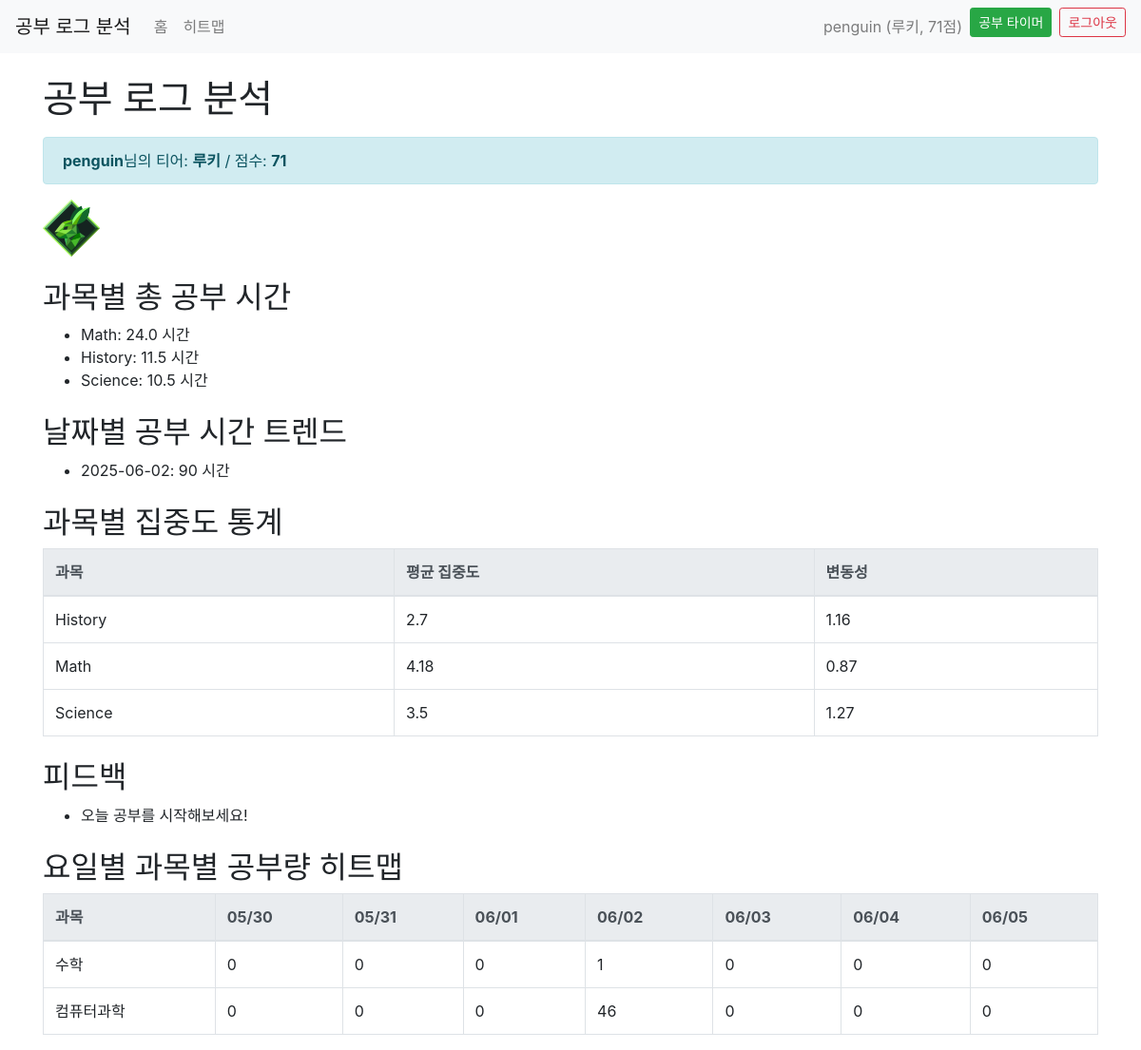
The app's page / (signed in) with its own data.
### app/models.py (models this page shows)
class User(UserMixin, db.Model):
    id = db.Column(db.Integer, primary_key=True)
    username = db.Column(db.String(80), unique=True, nullable=False)
    password = db.Column(db.String(200), nullable=False)
    score = db.Column(db.Integer, default=0)
    tier = db.Column(db.String(20), default='루키')

class StudyLog(db.Model):
    id = db.Column(db.Integer, primary_key=True)
    user_id = db.Column(db.Integer, db.ForeignKey('user.id'), nullable=False)
    start_time = db.Column(db.DateTime, nullable=False)
    end_time = db.Column(db.DateTime)
    user = db.relationship('User', backref=db.backref('study_logs', lazy=True))
    felt_minutes = db.Column(db.Integer)  # 체감시간(분)
    memo = db.Column(db.String(200))
    concentrate_rate = db.Column(db.Integer)  # 집중도(0~100)

### app/routes.py (the view)
@bp.route('/')
@login_required
def index():
    subject_summary, focus_stats, recent_feedback = generate_summary()
    heatmap_data = generate_heatmap_data()
    heatmap_days = []
    if heatmap_data and len(heatmap_data) > 0:
        heatmap_days = [
            'Monday', 'Tuesday', 'Wednesday', 'Thursday', 'Friday', 'Saturday', 'Sunday'
        ]
    seoul = pytz.timezone('Asia/Seoul')
    daily_trend = defaultdict(int)
    logs = StudyLog.query.filter(StudyLog.end_time != None).all()
    for log in logs:
        start = log.start_time
        end = log.end_time
        if start.tzinfo is None:
            start = seoul.localize(start)
        if end.tzinfo is None:
            end = seoul.localize(end)
        date_str = start.date().isoformat()
        minutes = int((end - start).total_seconds() // 60)
        daily_trend[date_str] += minutes
    daily_trend = dict(sorted(daily_trend.items()))
    feedback = generate_feedback()
    subject_heatmap, heatmap_days = generate_subject_heatmap()
    return render_template(
        'index.html',
        subject_summary=subject_summary,
        focus_stats=focus_stats,
        recent_feedback=feedback,
        heatmap_data=subject_heatmap,
        heatmap_days=heatmap_days,
        daily_trend=daily_trend
    )

### app/__init__.py (called while the page is built)
def create_app():
    app = Flask(__name__)
    app.config['SECRET_KEY'] = 'your_secret_key'
    basedir = os.path.abspath(os.path.dirname(__file__))
    db_path = os.path.join(basedir, 'site.db')
    app.config['SQLALCHEMY_DATABASE_URI'] = f"sqlite:///{db_path}"
    db.init_app(app)
    login_manager = LoginManager()
    login_manager.login_view = 'auth.login'
    login_manager.init_app(app)
    @login_manager.user_loader
    def load_user(user_id):
        return User.query.get(int(user_id))
    from .routes import bp
    app.register_blueprint(bp)
    from .auth import auth_bp
    app.register_blueprint(auth_bp)
    return app

### app/analysis.py (called while the page is built)
def generate_heatmap_data():
    import os
    csv_path = os.path.join(os.path.dirname(__file__), "study_log.csv")
    df = pd.read_csv(csv_path, parse_dates=["date"])
    df["study_time_hours"] = df["study_time_minutes"] / 60
    df["요일"] = df["date"].dt.day_name()
    pivot = df.pivot_table(index="subject", columns="요일", values="study_time_hours", aggfunc="sum").fillna(0)
    heatmap_data = []
    for subject in pivot.index:
        row = {"subject": subject, "values": [pivot.loc[subject, day] for day in pivot.columns]}
        heatmap_data.append(row)
    return heatmap_data

### app/routes.py (called while the page is built, shortened)
def generate_feedback():
    seoul = pytz.timezone('Asia/Seoul')
    now = datetime.now(seoul)
    today_start = now.replace(hour=0, minute=0, second=0, microsecond=0)
    today_logs = StudyLog.query.filter(
        StudyLog.user_id == current_user.id,
        StudyLog.start_time >= today_start,
        StudyLog.end_time != None
    ).all()
    today_minutes = 0
    feedback = []
    if today_minutes == 0:
        feedback.append("오늘 공부를 시작해보세요!")
    elif today_minutes < 60:
        feedback.append("조금 더 집중해보면 어떨까요?")
    else:
        feedback.append(f"오늘 {today_minutes}분 공부했습니다. 잘했어요!")
    return feedback

### app/templates/index.html (shortened to what this page needs)
<!DOCTYPE html>
<html lang="ko">
<head>
    <link rel="stylesheet" href="https://stackpath.bootstrapcdn.com/bootstrap/4.5.2/css/bootstrap.min.css">
</head>
<body>
    <nav class="navbar navbar-expand-lg navbar-light bg-light">
        <a class="navbar-brand" href="/">공부 로그 분석</a>
        <div class="collapse navbar-collapse">
            <ul class="navbar-nav mr-auto">
                <li class="nav-item">
                    <a class="nav-link" href="{{ url_for('main.index') }}">홈</a>
                </li>
                <li class="nav-item">
                    <a class="nav-link" href="{{ url_for('main.heatmap') }}">히트맵</a>
                </li>
            </ul>
            <ul class="navbar-nav ml-auto">
                {% if current_user.is_authenticated %}
                    <li class="nav-item">
                        <span class="navbar-text mr-2">{{ current_user.username }} ({{ current_user.tier }}, {{ current_user.score }}점)</span>
                    </li>
                    <li class="nav-item">
                        <a class="btn btn-success btn-sm mr-2" href="{{ url_for('main.study') }}">공부 타이머</a>
                    </li>
                    <li class="nav-item">
                        <a class="btn btn-outline-danger btn-sm" href="{{ url_for('auth.logout') }}">로그아웃</a>
                    </li>
                {% endif %}
            </ul>
        </div>
    </nav>
    <div class="container mt-4">
        <h1 class="mt-4 mb-3">공부 로그 분석</h1>
        {% if current_user.is_authenticated %}
            <div class="alert alert-info">
                <strong>{{ current_user.username }}</strong>님의 티어: <strong>{{ current_user.tier }}</strong> / 점수: <strong>{{ current_user.score }}</strong>
            </div>
<div>
    <img src="{{ url_for('static', filename='tier/' ~ tier_img.get(current_user.tier, 'rookie.png')) }}"
         alt="티어 이미지" style="height:60px;">
</div>
        {% endif %}
        <h2 class="mt-4">과목별 총 공부 시간</h2>
        <div id="subject-summary">
            {% if subject_summary %}
                <ul>
                {% for subject, hours in subject_summary.items() %}
                    <li>{{ subject }}: {{ hours|round(2) }} 시간</li>
                {% endfor %}
                </ul>
            {% else %}
                <p>데이터가 없습니다.</p>
            {% endif %}
        </div>
        <h2 class="mt-4">날짜별 공부 시간 트렌드</h2>
        <div id="daily-trend">
            {% if daily_trend and daily_trend|length > 0 %}
                <ul>
                {% for date, hours in daily_trend.items() %}
                    <li>{{ date }}: {{ hours|round(2) }} 시간</li>
                {% endfor %}
                </ul>
            {% else %}
                <p>데이터가 없습니다.</p>
            {% endif %}
        </div>
        <h2 class="mt-4">과목별 집중도 통계</h2>
        <div id="focus-stats">
            {% if focus_stats %}
                <table class="table table-bordered bg-white">
                    <thead class="thead-light">
                        <tr>
                            <th>과목</th>
                            <th>평균 집중도</th>
                            <th>변동성</th>
                        </tr>
                    </thead>
                    <tbody>
                        {% for subject, stats in focus_stats.items() %}
                        <tr>
                            <td>{{ subject }}</td>
                            <td>{{ stats['평균집중도']|round(2) }}</td>
                            <td>{{ stats['변동성']|round(2) }}</td>
                        </tr>
                        {% endfor %}
                    </tbody>
                </table>
            {% else %}
                <p>데이터가 없습니다.</p>
            {% endif %}
        </div>
        <h2 class="mt-4">피드백</h2>
        <div id="feedback">
            {% if recent_feedback %}
                <ul>
                {% for feedback in recent_feedback %}
                    <li>{{ feedback }}</li>
                {% endfor %}
                </ul>
            {% else %}
                <p>데이터가 없습니다.</p>
            {% endif %}
        </div>
        <h2 class="mt-4">요일별 과목별 공부량 히트맵</h2>
        <div id="heatmap">
            {% if heatmap_data %}
                <table class="table table-bordered bg-white">
                    <thead class="thead-light">
                        <tr>
                            <th>과목</th>
                            {% for day in heatmap_days %}
                                <th>{{ day }}</th>
                            {% endfor %}
                        </tr>
                    </thead>
                    <tbody>
                        {% for row in heatmap_data %}
                        <tr>
                            <td>{{ row.subject }}</td>
                            {% for value in row['values'] %}
                                <td>{{ value|round(2) }}</td>
                            {% endfor %}
                        </tr>
                        {% endfor %}
                    </tbody>
                </table>
            {% else %}
                <p>데이터가 없습니다.</p>
            {% endif %}
        </div>
    </div>
</body>
</html>

### records on screen
User: username "penguin", tier "루키", score "71"
StudyLog: subject "수학", value "0" "0" "0" "1" "0" "0" "0"
StudyLog: subject "컴퓨터과학", value "0" "0" "0" "46" "0" "0" "0"

### other values on screen
{{ subject }} "Math" "History" "Science"
{{ hours|round(2) }} "24.0" "11.5" "10.5"
{{ date }} "2025-06-02"
{{ hours|round(2) }} "90"
{{ subject }} "History" "Math" "Science"
{{ stats['평균집중도']|round(2) }} "2.7" "4.18" "3.5"
{{ stats['변동성']|round(2) }} "1.16" "0.87" "1.27"
{{ feedback }} "오늘 공부를 시작해보세요!"
{{ day }} "05/30" "05/31" "06/01" "06/02" "06/03" "06/04" "06/05"
